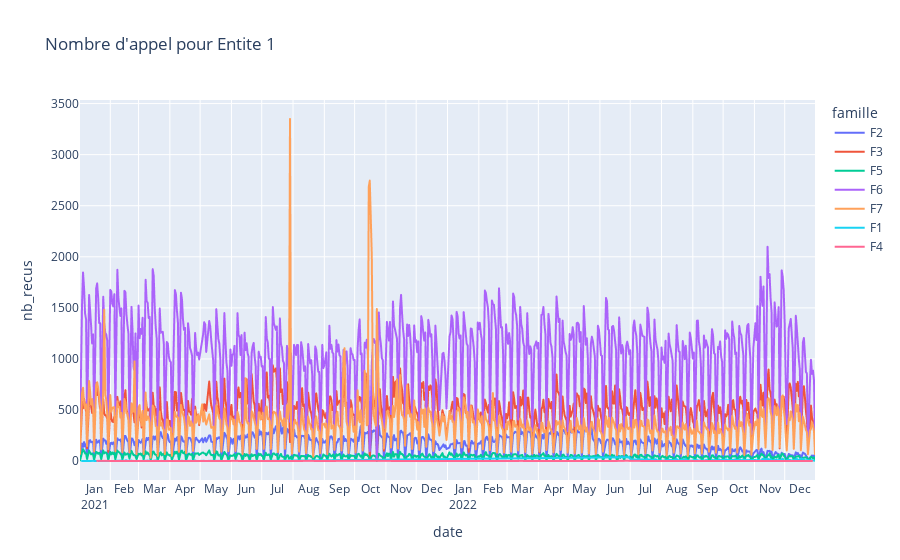
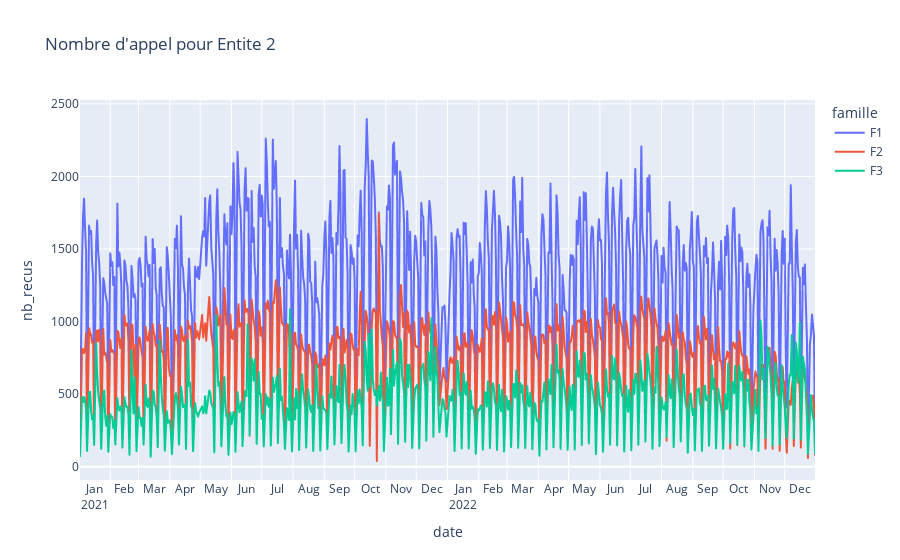
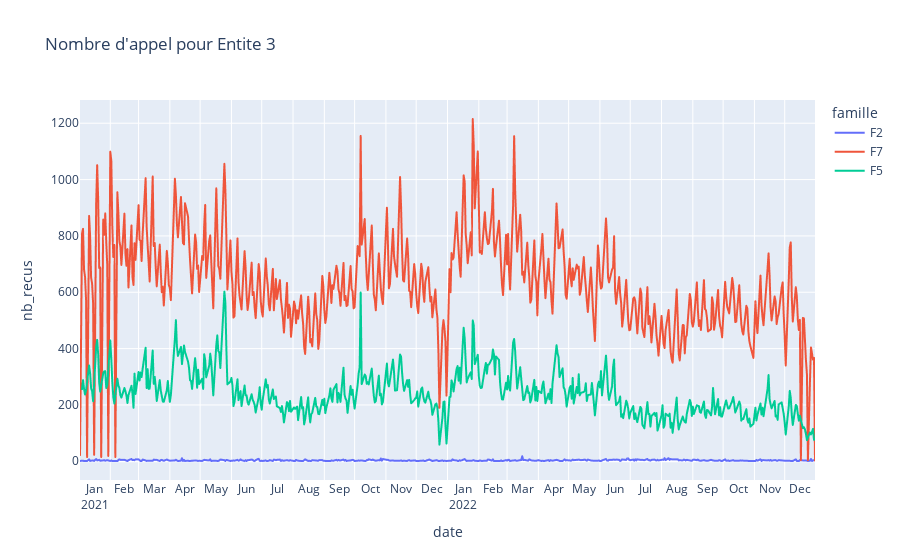
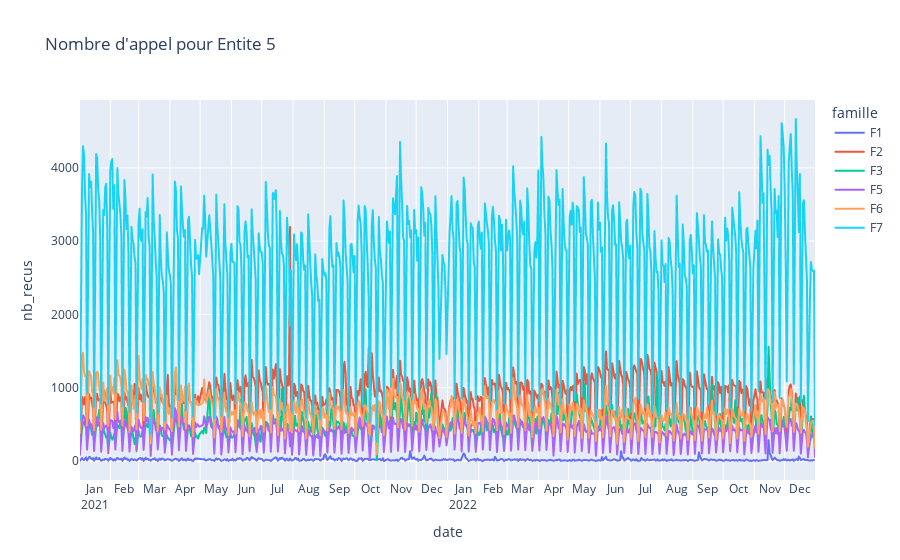

The code cell stored with these charts, in order, in its notebook:
### Code cell
#
# Création de graphique dynamique de toutes les Entités avec toutes les Familles
#

activer_samedi = True

for entite in df_tel.entite.unique():
    if activer_samedi:
      df = df_tel.loc[(df_tel.entite == entite)].groupby([pd.Grouper(freq = 'd'), "famille", "jour"]).agg(nb_recus = ('nb_recus' , 'sum')).reset_index()
    else:
       df = df_tel.loc[(df_tel.entite == entite) & (df_tel.jour != "Samedi")].groupby([pd.Grouper(freq = 'd'), "famille", "jour"]).agg(nb_recus = ('nb_recus' , 'sum')).reset_index()
    
    fig = px.line(df, x="date", y="nb_recus", color='famille',
              hover_data={
                "date": "|%B %d, %Y",
                "jour" : True,
              },
              title=f"Nombre d'appel pour {entite}")

    fig.update_xaxes(
        dtick="M1",
        tickformat="%b\n%Y",
        ticklabelmode="period")
    fig.show()

### Figure 1 — Plotly figure (JSON) as saved in the notebook; plotly's stock layout.template omitted (floating-point values rounded to 4 significant figures; data arrays with more than 128 entries replaced by an {"elided": "..."} marker saying what was removed)
{"data": [{"customdata": {"elided": "608x1 str values"}, "hovertemplate": "famille=F2<br>date=%{x|%B %d, %Y}<br>nb_recus=%{y}<br>jour=%{customdata[0]}<extra></extra>", "legendgroup": "F2", "line": {"color": "#636efa", "dash": "solid"}, "marker": {"symbol": "circle"}, "mode": "lines", "name": "F2", "showlegend": true, "type": "scattergl", "x": {"elided": "608 str values"}, "xaxis": "x", "y": {"elided": "608 int values"}, "yaxis": "y"}, {"customdata": {"elided": "608x1 str values"}, "hovertemplate": "famille=F3<br>date=%{x|%B %d, %Y}<br>nb_recus=%{y}<br>jour=%{customdata[0]}<extra></extra>", "legendgroup": "F3", "line": {"color": "#EF553B", "dash": "solid"}, "marker": {"symbol": "circle"}, "mode": "lines", "name": "F3", "showlegend": true, "type": "scattergl", "x": {"elided": "608 str values"}, "xaxis": "x", "y": {"elided": "608 int values"}, "yaxis": "y"}, {"customdata": {"elided": "608x1 str values"}, "hovertemplate": "famille=F5<br>date=%{x|%B %d, %Y}<br>nb_recus=%{y}<br>jour=%{customdata[0]}<extra></extra>", "legendgroup": "F5", "line": {"color": "#00cc96", "dash": "solid"}, "marker": {"symbol": "circle"}, "mode": "lines", "name": "F5", "showlegend": true, "type": "scattergl", "x": {"elided": "608 str values"}, "xaxis": "x", "y": {"elided": "608 int values"}, "yaxis": "y"}, {"customdata": {"elided": "608x1 str values"}, "hovertemplate": "famille=F6<br>date=%{x|%B %d, %Y}<br>nb_recus=%{y}<br>jour=%{customdata[0]}<extra></extra>", "legendgroup": "F6", "line": {"color": "#ab63fa", "dash": "solid"}, "marker": {"symbol": "circle"}, "mode": "lines", "name": "F6", "showlegend": true, "type": "scattergl", "x": {"elided": "608 str values"}, "xaxis": "x", "y": {"elided": "608 int values"}, "yaxis": "y"}, {"customdata": {"elided": "608x1 str values"}, "hovertemplate": "famille=F7<br>date=%{x|%B %d, %Y}<br>nb_recus=%{y}<br>jour=%{customdata[0]}<extra></extra>", "legendgroup": "F7", "line": {"color": "#FFA15A", "dash": "solid"}, "marker": {"symbol": "circle"}, "mode": "lines", "name": "F7", "showlegend": true, "type": "scattergl", "x": {"elided": "608 str values"}, "xaxis": "x", "y": {"elided": "608 int values"}, "yaxis": "y"}, {"customdata": {"elided": "224x1 str values"}, "hovertemplate": "famille=F1<br>date=%{x|%B %d, %Y}<br>nb_recus=%{y}<br>jour=%{customdata[0]}<extra></extra>", "legendgroup": "F1", "line": {"color": "#19d3f3", "dash": "solid"}, "marker": {"symbol": "circle"}, "mode": "lines", "name": "F1", "showlegend": true, "type": "scattergl", "x": {"elided": "224 str values"}, "xaxis": "x", "y": {"elided": "224 int values"}, "yaxis": "y"}, {"customdata": [["Mardi"], ["Jeudi"], ["Mercredi"], ["Jeudi"], ["Mardi"], ["Mardi"], ["Lundi"], ["Mardi"], ["Mardi"], ["Mercredi"], ["Lundi"], ["Jeudi"], ["Vendredi"], ["Samedi"], ["Vendredi"], ["Jeudi"], ["Mercredi"], ["Vendredi"], ["Jeudi"], ["Jeudi"], ["Mercredi"], ["Vendredi"], ["Mercredi"], ["Jeudi"], ["Mardi"], ["Jeudi"], ["Vendredi"], ["Samedi"], ["Mercredi"], ["Vendredi"], ["Mardi"], ["Mercredi"], ["Lundi"], ["Jeudi"], ["Mardi"], ["Mercredi"], ["Vendredi"], ["Vendredi"], ["Jeudi"], ["Jeudi"], ["Mardi"], ["Lundi"], ["Jeudi"], ["Jeudi"], ["Mercredi"]], "hovertemplate": "famille=F4<br>date=%{x|%B %d, %Y}<br>nb_recus=%{y}<br>jour=%{customdata[0]}<extra></extra>", "legendgroup": "F4", "line": {"color": "#FF6692", "dash": "solid"}, "marker": {"symbol": "circle"}, "mode": "lines", "name": "F4", "showlegend": true, "type": "scattergl", "x": ["2021-01-19T00:00:00", "2021-02-25T00:00:00", "2021-03-17T00:00:00", "2021-03-25T00:00:00", "2021-05-04T00:00:00", "2021-05-18T00:00:00", "2021-06-07T00:00:00", "2021-06-08T00:00:00", "2021-07-06T00:00:00", "2021-07-07T00:00:00", "2021-07-26T00:00:00", "2021-08-19T00:00:00", "2021-08-27T00:00:00", "2021-09-04T00:00:00", "2021-09-17T00:00:00", "2021-10-28T00:00:00", "2021-11-24T00:00:00", "2021-12-31T00:00:00", "2022-01-13T00:00:00", "2022-02-03T00:00:00", "2022-03-09T00:00:00", "2022-03-11T00:00:00", "2022-03-16T00:00:00", "2022-03-17T00:00:00", "2022-03-22T00:00:00", "2022-03-24T00:00:00", "2022-03-25T00:00:00", "2022-03-26T00:00:00", "2022-06-01T00:00:00", "2022-06-03T00:00:00", "2022-06-07T00:00:00", "2022-06-15T00:00:00", "2022-06-27T00:00:00", "2022-07-07T00:00:00", "2022-07-19T00:00:00", "2022-08-17T00:00:00", "2022-08-26T00:00:00", "2022-09-23T00:00:00", "2022-11-03T00:00:00", "2022-11-10T00:00:00", "2022-11-15T00:00:00", "2022-11-21T00:00:00", "2022-11-24T00:00:00", "2022-12-15T00:00:00", "2022-12-28T00:00:00"], "xaxis": "x", "y": [2, 1, 1, 1, 1, 1, 2, 1, 1, 1, 1, 2, 1, 1, 2, 2, 1, 1, 1, 1, 1, 1, 3, 1, 1, 1, 1, 1, 1, 1, 1, 1, 3, 2, 1, 1, 1, 1, 1, 1, 1, 1, 1, 1, 1], "yaxis": "y"}], "layout": {"legend": {"title": {"text": "famille"}, "tracegroupgap": 0}, "title": {"text": "Nombre d'appel pour Entite 1"}, "xaxis": {"anchor": "y", "domain": [0, 1], "dtick": "M1", "tickformat": "%b\n%Y", "ticklabelmode": "period", "title": {"text": "date"}}, "yaxis": {"anchor": "x", "domain": [0, 1], "title": {"text": "nb_recus"}}}}

### Figure 2 — Plotly figure (JSON) as saved in the notebook; plotly's stock layout.template omitted (floating-point values rounded to 4 significant figures; data arrays with more than 128 entries replaced by an {"elided": "..."} marker saying what was removed)
{"data": [{"customdata": {"elided": "608x1 str values"}, "hovertemplate": "famille=F1<br>date=%{x|%B %d, %Y}<br>nb_recus=%{y}<br>jour=%{customdata[0]}<extra></extra>", "legendgroup": "F1", "line": {"color": "#636efa", "dash": "solid"}, "marker": {"symbol": "circle"}, "mode": "lines", "name": "F1", "showlegend": true, "type": "scattergl", "x": {"elided": "608 str values"}, "xaxis": "x", "y": {"elided": "608 int values"}, "yaxis": "y"}, {"customdata": {"elided": "608x1 str values"}, "hovertemplate": "famille=F2<br>date=%{x|%B %d, %Y}<br>nb_recus=%{y}<br>jour=%{customdata[0]}<extra></extra>", "legendgroup": "F2", "line": {"color": "#EF553B", "dash": "solid"}, "marker": {"symbol": "circle"}, "mode": "lines", "name": "F2", "showlegend": true, "type": "scattergl", "x": {"elided": "608 str values"}, "xaxis": "x", "y": {"elided": "608 int values"}, "yaxis": "y"}, {"customdata": {"elided": "608x1 str values"}, "hovertemplate": "famille=F3<br>date=%{x|%B %d, %Y}<br>nb_recus=%{y}<br>jour=%{customdata[0]}<extra></extra>", "legendgroup": "F3", "line": {"color": "#00cc96", "dash": "solid"}, "marker": {"symbol": "circle"}, "mode": "lines", "name": "F3", "showlegend": true, "type": "scattergl", "x": {"elided": "608 str values"}, "xaxis": "x", "y": {"elided": "608 int values"}, "yaxis": "y"}], "layout": {"legend": {"title": {"text": "famille"}, "tracegroupgap": 0}, "title": {"text": "Nombre d'appel pour Entite 2"}, "xaxis": {"anchor": "y", "domain": [0, 1], "dtick": "M1", "tickformat": "%b\n%Y", "ticklabelmode": "period", "title": {"text": "date"}}, "yaxis": {"anchor": "x", "domain": [0, 1], "title": {"text": "nb_recus"}}}}

### Figure 3 — Plotly figure (JSON) as saved in the notebook; plotly's stock layout.template omitted (floating-point values rounded to 4 significant figures; data arrays with more than 128 entries replaced by an {"elided": "..."} marker saying what was removed)
{"data": [{"customdata": {"elided": "485x1 str values"}, "hovertemplate": "famille=F2<br>date=%{x|%B %d, %Y}<br>nb_recus=%{y}<br>jour=%{customdata[0]}<extra></extra>", "legendgroup": "F2", "line": {"color": "#636efa", "dash": "solid"}, "marker": {"symbol": "circle"}, "mode": "lines", "name": "F2", "showlegend": true, "type": "scattergl", "x": {"elided": "485 str values"}, "xaxis": "x", "y": {"elided": "485 int values"}, "yaxis": "y"}, {"customdata": {"elided": "516x1 str values"}, "hovertemplate": "famille=F7<br>date=%{x|%B %d, %Y}<br>nb_recus=%{y}<br>jour=%{customdata[0]}<extra></extra>", "legendgroup": "F7", "line": {"color": "#EF553B", "dash": "solid"}, "marker": {"symbol": "circle"}, "mode": "lines", "name": "F7", "showlegend": true, "type": "scattergl", "x": {"elided": "516 str values"}, "xaxis": "x", "y": {"elided": "516 int values"}, "yaxis": "y"}, {"customdata": {"elided": "507x1 str values"}, "hovertemplate": "famille=F5<br>date=%{x|%B %d, %Y}<br>nb_recus=%{y}<br>jour=%{customdata[0]}<extra></extra>", "legendgroup": "F5", "line": {"color": "#00cc96", "dash": "solid"}, "marker": {"symbol": "circle"}, "mode": "lines", "name": "F5", "showlegend": true, "type": "scattergl", "x": {"elided": "507 str values"}, "xaxis": "x", "y": {"elided": "507 int values"}, "yaxis": "y"}], "layout": {"legend": {"title": {"text": "famille"}, "tracegroupgap": 0}, "title": {"text": "Nombre d'appel pour Entite 3"}, "xaxis": {"anchor": "y", "domain": [0, 1], "dtick": "M1", "tickformat": "%b\n%Y", "ticklabelmode": "period", "title": {"text": "date"}}, "yaxis": {"anchor": "x", "domain": [0, 1], "title": {"text": "nb_recus"}}}}

### Figure 4 — Plotly figure (JSON) as saved in the notebook; plotly's stock layout.template omitted (floating-point values rounded to 4 significant figures; data arrays with more than 128 entries replaced by an {"elided": "..."} marker saying what was removed)
{"data": [{"customdata": {"elided": "602x1 str values"}, "hovertemplate": "famille=F1<br>date=%{x|%B %d, %Y}<br>nb_recus=%{y}<br>jour=%{customdata[0]}<extra></extra>", "legendgroup": "F1", "line": {"color": "#636efa", "dash": "solid"}, "marker": {"symbol": "circle"}, "mode": "lines", "name": "F1", "showlegend": true, "type": "scattergl", "x": {"elided": "602 str values"}, "xaxis": "x", "y": {"elided": "602 int values"}, "yaxis": "y"}, {"customdata": {"elided": "608x1 str values"}, "hovertemplate": "famille=F2<br>date=%{x|%B %d, %Y}<br>nb_recus=%{y}<br>jour=%{customdata[0]}<extra></extra>", "legendgroup": "F2", "line": {"color": "#EF553B", "dash": "solid"}, "marker": {"symbol": "circle"}, "mode": "lines", "name": "F2", "showlegend": true, "type": "scattergl", "x": {"elided": "608 str values"}, "xaxis": "x", "y": {"elided": "608 int values"}, "yaxis": "y"}, {"customdata": {"elided": "608x1 str values"}, "hovertemplate": "famille=F3<br>date=%{x|%B %d, %Y}<br>nb_recus=%{y}<br>jour=%{customdata[0]}<extra></extra>", "legendgroup": "F3", "line": {"color": "#00cc96", "dash": "solid"}, "marker": {"symbol": "circle"}, "mode": "lines", "name": "F3", "showlegend": true, "type": "scattergl", "x": {"elided": "608 str values"}, "xaxis": "x", "y": {"elided": "608 int values"}, "yaxis": "y"}, {"customdata": {"elided": "607x1 str values"}, "hovertemplate": "famille=F5<br>date=%{x|%B %d, %Y}<br>nb_recus=%{y}<br>jour=%{customdata[0]}<extra></extra>", "legendgroup": "F5", "line": {"color": "#ab63fa", "dash": "solid"}, "marker": {"symbol": "circle"}, "mode": "lines", "name": "F5", "showlegend": true, "type": "scattergl", "x": {"elided": "607 str values"}, "xaxis": "x", "y": {"elided": "607 int values"}, "yaxis": "y"}, {"customdata": {"elided": "608x1 str values"}, "hovertemplate": "famille=F6<br>date=%{x|%B %d, %Y}<br>nb_recus=%{y}<br>jour=%{customdata[0]}<extra></extra>", "legendgroup": "F6", "line": {"color": "#FFA15A", "dash": "solid"}, "marker": {"symbol": "circle"}, "mode": "lines", "name": "F6", "showlegend": true, "type": "scattergl", "x": {"elided": "608 str values"}, "xaxis": "x", "y": {"elided": "608 int values"}, "yaxis": "y"}, {"customdata": {"elided": "608x1 str values"}, "hovertemplate": "famille=F7<br>date=%{x|%B %d, %Y}<br>nb_recus=%{y}<br>jour=%{customdata[0]}<extra></extra>", "legendgroup": "F7", "line": {"color": "#19d3f3", "dash": "solid"}, "marker": {"symbol": "circle"}, "mode": "lines", "name": "F7", "showlegend": true, "type": "scattergl", "x": {"elided": "608 str values"}, "xaxis": "x", "y": {"elided": "608 int values"}, "yaxis": "y"}], "layout": {"legend": {"title": {"text": "famille"}, "tracegroupgap": 0}, "title": {"text": "Nombre d'appel pour Entite 5"}, "xaxis": {"anchor": "y", "domain": [0, 1], "dtick": "M1", "tickformat": "%b\n%Y", "ticklabelmode": "period", "title": {"text": "date"}}, "yaxis": {"anchor": "x", "domain": [0, 1], "title": {"text": "nb_recus"}}}}
